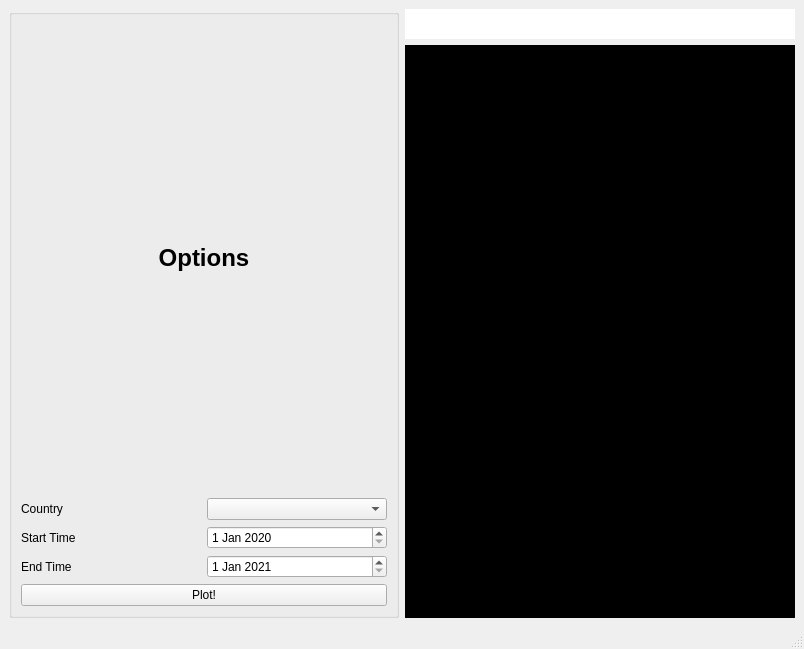
<?xml version="1.0" encoding="UTF-8"?>
<ui version="4.0">
 <class>MainWindow</class>
 <widget class="QMainWindow" name="MainWindow">
  <property name="geometry">
   <rect>
    <x>0</x>
    <y>0</y>
    <width>804</width>
    <height>649</height>
   </rect>
  </property>
  <property name="windowTitle">
   <string>MainWindow</string>
  </property>
  <widget class="QWidget" name="centralwidget">
   <layout class="QGridLayout" name="gridLayout_4">
    <item row="0" column="0">
     <layout class="QGridLayout" name="gridLayout_3">
      <item row="1" column="1">
       <widget class="QWidget" name="widget" native="true">
        <property name="styleSheet">
         <string notr="true">background-color: rgb(0, 0, 0);</string>
        </property>
       </widget>
      </item>
      <item row="2" column="0" colspan="2">
       <spacer name="horizontalSpacer">
        <property name="orientation">
         <enum>Qt::Horizontal</enum>
        </property>
        <property name="sizeHint" stdset="0">
         <size>
          <width>758</width>
          <height>0</height>
         </size>
        </property>
       </spacer>
      </item>
      <item row="0" column="0" rowspan="2">
       <widget class="QGroupBox" name="groupBox">
        <property name="title">
         <string/>
        </property>
        <layout class="QGridLayout" name="gridLayout_2">
         <item row="1" column="0">
          <layout class="QGridLayout" name="gridLayout">
           <item row="3" column="0" colspan="2">
            <widget class="QPushButton" name="pushButton">
             <property name="text">
              <string>Plot!</string>
             </property>
            </widget>
           </item>
           <item row="0" column="0">
            <widget class="QLabel" name="label_2">
             <property name="text">
              <string>Country</string>
             </property>
            </widget>
           </item>
           <item row="2" column="1">
            <widget class="QDateEdit" name="dateEdit_2">
             <property name="dateTime">
              <datetime>
               <hour>0</hour>
               <minute>0</minute>
               <second>0</second>
               <year>2021</year>
               <month>1</month>
               <day>1</day>
              </datetime>
             </property>
            </widget>
           </item>
           <item row="0" column="1">
            <widget class="QComboBox" name="comboBox"/>
           </item>
           <item row="1" column="1">
            <widget class="QDateEdit" name="dateEdit">
             <property name="dateTime">
              <datetime>
               <hour>0</hour>
               <minute>0</minute>
               <second>0</second>
               <year>2020</year>
               <month>1</month>
               <day>1</day>
              </datetime>
             </property>
            </widget>
           </item>
           <item row="1" column="0">
            <widget class="QLabel" name="label_3">
             <property name="text">
              <string>Start Time</string>
             </property>
            </widget>
           </item>
           <item row="2" column="0">
            <widget class="QLabel" name="label_4">
             <property name="text">
              <string>End Time</string>
             </property>
            </widget>
           </item>
          </layout>
         </item>
         <item row="0" column="0">
          <widget class="QLabel" name="label_5">
           <property name="text">
            <string>&lt;html&gt;&lt;head/&gt;&lt;body&gt;&lt;p&gt;&lt;span style=&quot; font-size:18pt; font-weight:600;&quot;&gt;Options&lt;/span&gt;&lt;/p&gt;&lt;/body&gt;&lt;/html&gt;</string>
           </property>
           <property name="alignment">
            <set>Qt::AlignCenter</set>
           </property>
          </widget>
         </item>
        </layout>
       </widget>
      </item>
      <item row="0" column="1">
       <widget class="QWidget" name="widget_2" native="true">
        <property name="minimumSize">
         <size>
          <width>0</width>
          <height>30</height>
         </size>
        </property>
        <property name="styleSheet">
         <string notr="true">background-color: rgb(255, 255, 255);</string>
        </property>
       </widget>
      </item>
      <item row="1" column="2">
       <spacer name="verticalSpacer">
        <property name="orientation">
         <enum>Qt::Vertical</enum>
        </property>
        <property name="sizeHint" stdset="0">
         <size>
          <width>0</width>
          <height>40</height>
         </size>
        </property>
       </spacer>
      </item>
     </layout>
    </item>
   </layout>
  </widget>
  <widget class="QStatusBar" name="statusbar"/>
 </widget>
 <resources/>
 <connections/>
</ui>
